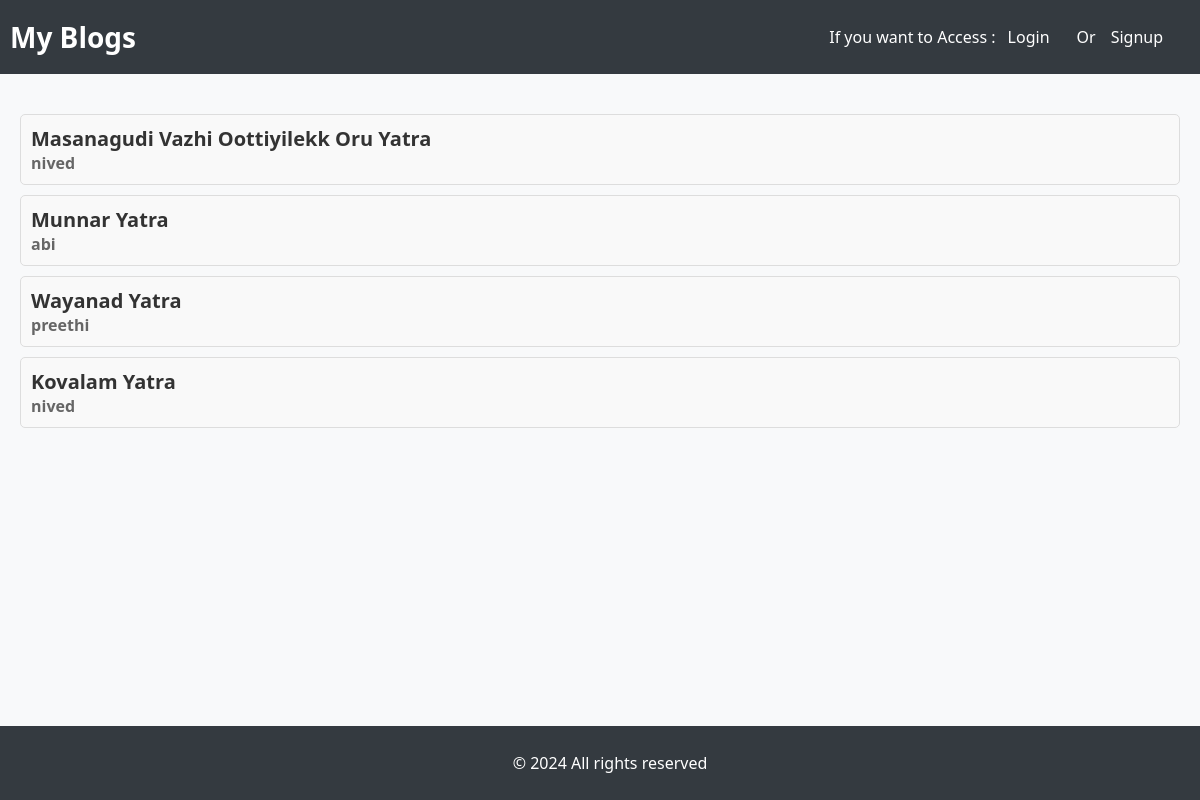
The page / on the database its author committed.
### app/models.py (models this page shows, shortened)
class Blogpost(models.Model):
    title=models.CharField(max_length=100)
    content=models.TextField()
    author=models.ForeignKey(User,on_delete=models.CASCADE,default=1)

### app/views.py (the view)
# urls.py: path('',views.home,name='home'),
def home(request):
    post=Blogpost.objects.all()
    context={'post':post}
    return render(request, 'home.html',context)

### templates/home.html (shortened to what this page needs)
{% extends 'base.html' %}
{% block content %}
<div style="margin-top: 20px;">
    {% for post in post %}
    <div style="border: 1px solid #ddd; border-radius: 5px; padding: 10px; margin-bottom: 10px; background-color: #f9f9f9; position: relative;">
        <div style="display: flex; justify-content: space-between; align-items: center;">
            <a href="{% url 'blogdetail' post.id %}" style="text-decoration: none; color: #333;">
                <h3 style="margin: 0; font-size: 20px;">{{ post.title }}</h3>
                <h4 style="margin: 0; font-size: 16px; color: #666;">{{ post.author }}</h4>
            </a>
        </div>
    </div>
    {% endfor %}
</div>
{% endblock content %}

### templates/base.html (shortened to what this page needs)
<!DOCTYPE html>
<html lang="en">
<head>
</head>
<body>
    <header>
        <h1 ><a style="text-decoration: none;color: white;" href="{% url 'home' %}">My Blogs</a></h1>
        <nav>
            {% if user.is_authenticated %}
                <a href="{% url 'new_blog' %}">New Blog</a>
                <a href="{% url 'home' %}">Home</a>
                <form method="post" action="{% url 'logout' %}">
                    {% csrf_token %}
                    <button class="logout-button" type="submit">Logout</button>
                </form>
            {% else %}
                 <p>If you want to Access :</p>
                <a href="{% url 'login' %}">Login</a><p style="margin-right: 3px;">Or</p>
                <a href="{% url 'signup' %}">Signup</a>
            {% endif %}
        </nav>
    </header>
    <main>
        <div style="padding: 20px;">
        {% block content %}
        {% endblock content %}
        </div>
    </main>
    <footer>
        <p>&copy; 2024 All rights reserved</p>
    </footer>
</body>
</html>

### templates/base.html (style rules this page uses)
body { font-family: 'Segoe UI', Tahoma, Geneva, Verdana, sans-serif; margin: 0; padding: 0; background-color: #f8f9fa; color: #333; display: flex; flex-direction: column; min-height: 100vh; }
header { display: flex; justify-content: space-between; align-items: center; padding: 10px; background-color: #343a40; color: #fff; }
header h1 { margin: 0; font-size: 28px; }
nav { display: flex; align-items: center; }
nav a { margin-right: 15px; text-decoration: none; color: #fff; padding: 8px 12px; border-radius: 5px; transition: background-color 0.3s ease; }
main { flex: 1; }
footer { text-align: center; background-color: #343a40; color: #fff; padding: 10px; width: 100%; margin-top: auto; }

### rows shown on the page
Blogpost: title "Masanagudi Vazhi Oottiyilekk Oru Yatra", author "nived"
Blogpost: title "Munnar Yatra", author "abi"
Blogpost: title "Wayanad Yatra", author "preethi"
Blogpost: title "Kovalam Yatra", author "nived"
